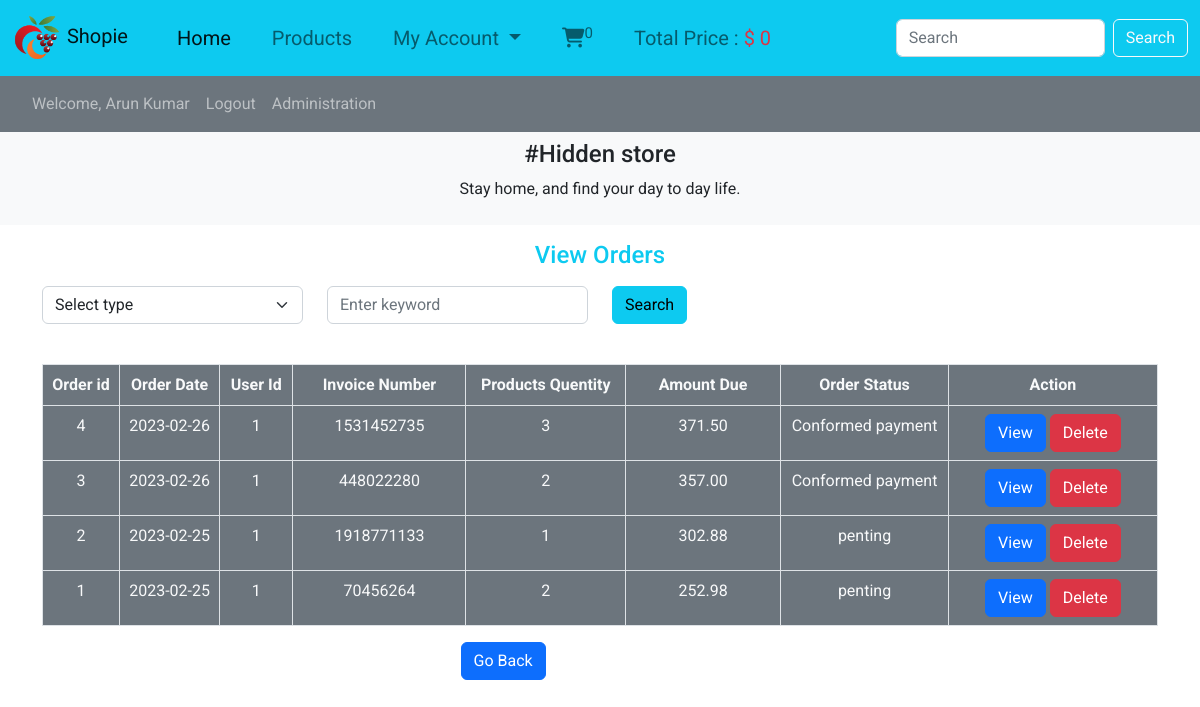
Screenshot of /my_orders.php (signed in) with the database file from the repository.
### tables this page shows
CREATE TABLE `users` (
  `user_id` int(20) NOT NULL,
  `user_name` varchar(40) NOT NULL,
  `user_email` text NOT NULL,
  `pass` text NOT NULL,
  `user_status` varchar(11) NOT NULL
);

CREATE TABLE `orders` (
  `order_id` int(10) NOT NULL,
  `user_id` int(10) NOT NULL,
  `Invoice_no` int(11) NOT NULL,
  `amount_due` decimal(10,2) NOT NULL,
  `order_date` date NOT NULL,
  `ordered_products` int(10) NOT NULL,
  `order_status` varchar(50) NOT NULL
);

### my_orders.php (the view, shortened to what this page needs)
<!doctype html>
<html lang="en">
<?php
include("./functions/function.php");
?>
<head>
  <link rel="stylesheet" href="style.css">
  <link href="https://cdn.jsdelivr.net/npm/bootstrap@5.2.1/dist/css/bootstrap.min.css" rel="stylesheet"
>
    <link rel="stylesheet" href="https://cdnjs.cloudflare.com/ajax/libs/font-awesome/6.3.0/css/all.min.css"
 />
</head>
<body>
    <div class="container-fluid p-0">
       <?php
include("header.php");
?>
<div class="container">
    <h4 class="text-center text-info my-3">View Orders</h4>
    <div class="row my-3">
       <div class="col-md-3">
       <form class="form-inline" action="" method="post">
    <div class="form-group">
      <select name="select_group" class="form-select">
        <option value="0">Select type</option>
      </select>
    </div>
    </div>
    <div class="col-md-3">
    <div class="form-group">
      <input type="text" class="form-control" id="search" placeholder="Enter keyword" name="search" >
    </div>
    </div>
    <div class="col-md-3 mb-4">
    <div class="form-group">
      <input type="submit"  id="order_search" value="Search" name="order_search" onclick="changeStyle()" class="btn btn-info">
    </div>
    </div>
    </div>
    <?php
if(isset($_POST['order_search'])){
$select_group=$_POST['select_group'];
$search=$_POST['search'];
if($select_group == 1){
    $sql_order="SELECT * FROM `orders` WHERE order_id='$search'";
    $result_order=mysqli_query($con,$sql_order);
}else if($select_group == 2){
    $sql_order="SELECT * FROM `orders` WHERE user_id='$search'";
    $result_order=mysqli_query($con,$sql_order);
}else if($select_group == 3){
    $sql_order="SELECT * FROM `orders` WHERE Invoice_no='$search'";
    $result_order=mysqli_query($con,$sql_order);
}
else {
    $sql_order="SELECT * FROM `orders` ORDER BY order_id DESC;";
    $result_order=mysqli_query($con,$sql_order);
}
    $count=mysqli_num_rows($result_order);
    if($count >0){
echo '
<table class="table table-bordered text-center bg-secondary text-light">
<thead>
    <th style="width: 100px;">Order id</th>
    <th style="width: 150px;">Order Date</th>
    <th style="width: 100px;">User Id</th>
    <th style="width: 250px;">Invoice Number</th>
    <th style="width: 250px;">Products Quentity</th>
    <th style="width: 250px;">Amount Due</th>
    <th style="width: 250px;">Order Status</th>
    <th style="width: 350px;">Action</th>
</thead>
<tbody>';
while($row_p=mysqli_fetch_assoc($result_order)){
    $order_id=$row_p['order_id'];
    $order_date=$row_p['order_date'];
    $amount_due=$row_p['amount_due'];
    $invoice_no=$row_p['Invoice_no'];
    $order_products=$row_p['ordered_products'];
    $order_status=$row_p['order_status'];
    $user_id=$row_p['user_id'];
    echo '
      <tr>
        <td>'. $order_id.'</td>
        <td>'.$order_date.'</td>
        <td>'.$user_id.'</td>
        <td>'.$invoice_no.'</td>
        <td>'. $order_products.'</td>
        <td>'.$amount_due.'</td>
        <td>'.$order_status.'</td>
        <td class="text-center"><a href="view_order_detail.php?order_id='.$order_id.'" class="nav-link"><button class="btn btn-primary" name="view" type="button">View</a></button>
        <button class="btn btn-danger" name="delete" type="button"><a href="delete_order.php?order_id='.$order_id.'" class="nav-link">Delete</a></button></td>
      </tr>';
}
echo '</tbody>
</table>';
}else{
echo'<p class="text-center text-danger">No records found...</p>';
}
}else{
    $sql_order="SELECT * FROM `orders` where user_id='$userid' ORDER BY order_id DESC;";
    $result_order=mysqli_query($con,$sql_order);
    $count=mysqli_num_rows($result_order);
    if($count >0){
        echo '
        <table class="table table-bordered text-center bg-secondary text-light">
        <thead>
            <th style="width: 100px;">Order id</th>
            <th style="width: 150px;">Order Date</th>
            <th style="width: 100px;">User Id</th>
            <th style="width: 250px;">Invoice Number</th>
            <th style="width: 250px;">Products Quentity</th>
            <th style="width: 250px;">Amount Due</th>
            <th style="width: 250px;">Order Status</th>
            <th style="width: 350px;">Action</th>
        </thead>
        <tbody>';
        while($row_p=mysqli_fetch_assoc($result_order)){
            $order_id=$row_p['order_id'];
            $order_date=$row_p['order_date'];
            $amount_due=$row_p['amount_due'];
            $invoice_no=$row_p['Invoice_no'];
            $order_products=$row_p['ordered_products'];
            $order_status=$row_p['order_status'];
            $user_id=$row_p['user_id'];
            echo '
              <tr>
                <td>'. $order_id.'</td>
                <td>'.$order_date.'</td>
                <td>'.$user_id.'</td>
                <td>'.$invoice_no.'</td>
                <td>'. $order_products.'</td>
                <td>'.$amount_due.'</td>
                <td>'.$order_status.'</td>
                <td class="text-center"><button class="btn btn-primary" name="view" type="button"><a href="view_order_detail.php?order_id='.$order_id.'" class="nav-link">View</a></button>
                <button class="btn btn-danger" name="delete" type="button"><a href="delete_order.php?order_id='.$order_id.'" class="nav-link">Delete</a></button></td>
              </tr>';
        }
        echo '</tbody>
        </table>';
}else{
    echo'<h2 class="text-center text-danger">No categories are Available.</h2>';
}
}
    ?>
    <div class="col-md-3 my-3 mx-auto">
    <div class="form-group">
     <a href="admin.php"> <input type="button"  id="cancel" value="Go Back" name="cancel" class="btn btn-primary"></a>
    </div>
    </div>
</div>
    </div>
</body>
</html>

### header.php (shortened to what this page needs)
     <nav class="navbar navbar-expand-lg navbar-light bg-info ">
  <div class="container-fluid">
    <a class="navbar-brand" href="index.php"><img class="logo" src="./images/logo1.png"> Shopie</a>
    <div class="collapse navbar-collapse" id="navbarSupportedContent">
      <ul class="navbar-nav me-auto mb-2 mb-lg-0">
        <li class="nav-item">
          <a class="nav-link active" aria-current="page" href="index.php">Home</a>
        </li>
        <li class="nav-item">
          <a class="nav-link " aria-current="page" href="index.php">Products</a>
        </li>
        <?php if(isset($_SESSION['userid'])){
          echo'  <li class="nav-item dropdown">
          <a class="nav-link dropdown-toggle" href="" id="navbarDropdown" role="button" data-bs-toggle="dropdown" aria-expanded="false">
            My Account
          </a>
          <ul class="dropdown-menu" aria-labelledby="navbarDropdown">
            <li><a class="dropdown-item" href="my_orders.php">My orders</a></li>
            <li><a class="dropdown-item" href="edit_account.php"> Edit Account</a></li>
          </ul>
        </li>';
        } ?>
        <li class="nav-item">
          <a class="nav-link " aria-current="page" href="cart.php"><i class="fas fa-cart-shopping"></i><sup><?php cartItemscount(); ?></sup></a>
        </li>
        <li class="nav-item">
          <a class="nav-link " aria-current="page" href="#">Total Price : <span class="text-danger"> $ <?php totalPrice(); ?> </span></a>
        </li>
      </ul>
      <form class="d-flex" action="search_product.php" method="post">
        <input class="form-control me-2" type="search" name="search_prod" placeholder="Search" aria-label="Search">
        <button type="submit" class="btn btn-outline-light" name="search_prod_btn" type="submit">Search</button>
      </form>
    </div>
  </div>
</nav>
<nav class="navbar navbar-expand-lg navbar-dark bg-secondary ">
<ul class="navbar-nav me-auto mb-2 mb-lg-0 mx-4">
        <li class="nav-item">
        <a class="nav-link " aria-current="page" href="#">Welcome, <?php
        if(isset($_SESSION['userid'])){
         $userid= $_SESSION['userid'];
        $sql_user = "SELECT * FROM `users` WHERE user_id=' $userid';";
    $result_user = mysqli_query($con, $sql_user);
    $row=mysqli_fetch_assoc($result_user);
      echo $row['user_name'];
        }else{
          echo "Guest";
        } ?></a>
        </li>
        <li class="nav-item">
        <?php
        if(isset($_SESSION['userid'])){
          echo '<a class="nav-link " aria-current="page" href="logout.php">Logout</a>';
        }else{
          echo '<a class="nav-link " aria-current="page" href="login.php">Login</a>';
        } ?>
        </li>
        <?php
        if(isset($_SESSION['user_status'])){
          if($_SESSION['user_status'] == 'Admin')
          echo '<li class="nav-item">
          <a class="nav-link " aria-current="page" href="admin.php">Administration</a>
          </li>';
        }
?>
</ul>
</nav>
<div class="para text-center bg-light p-2">
<h4 >#Hidden store</h4>
<p>Stay home, and find your day to day life.</p>
</div>

### style.css (style rules this page uses)
body { font-family: 'Roboto', sans-serif !important; }
.logo { width: 50px; height: 50px; }
.collapse ul li { padding-left: 25px; }
.collapse ul li a { font-size:20px ; }

### rows the page displays
users: user_name "Arun Kumar"
orders: order_id "4", order_date "2023-02-26", user "1", Invoice_no "1531452735", ordered_products "3", amount_due "371.50", order_status "Conformed payment"
orders: order_id "3", order_date "2023-02-26", user "1", Invoice_no "448022280", ordered_products "2", amount_due "357.00", order_status "Conformed payment"
orders: order_id "2", order_date "2023-02-25", user "1", Invoice_no "1918771133", ordered_products "1", amount_due "302.88", order_status "penting"
orders: order_id "1", order_date "2023-02-25", user "1", Invoice_no "70456264", ordered_products "2", amount_due "252.98", order_status "penting"

### other values shown
$count "0"
$total "0"
